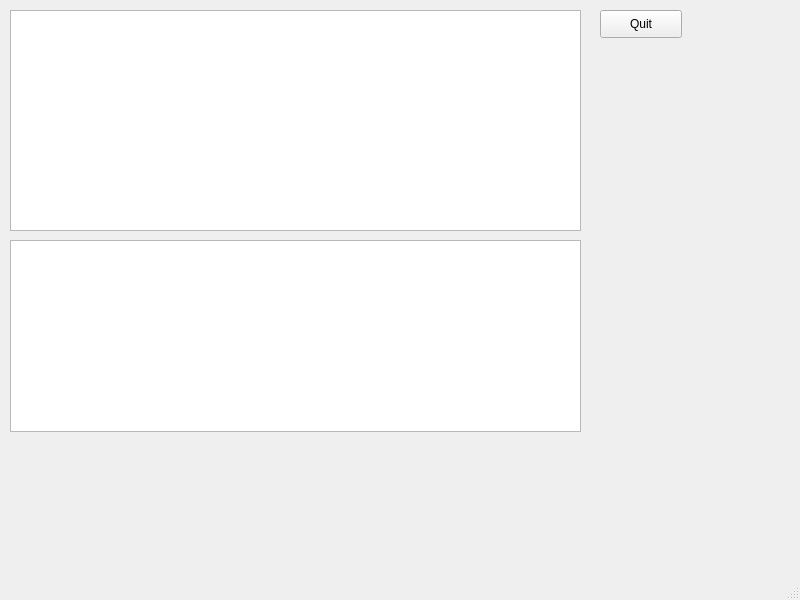
<?xml version="1.0" encoding="UTF-8"?>
<ui version="4.0">
 <class>MainWindow</class>
 <widget class="QMainWindow" name="MainWindow">
  <property name="geometry">
   <rect>
    <x>0</x>
    <y>0</y>
    <width>800</width>
    <height>600</height>
   </rect>
  </property>
  <property name="windowTitle">
   <string>MainWindow</string>
  </property>
  <widget class="QWidget" name="centralwidget">
   <widget class="QPushButton" name="quit">
    <property name="geometry">
     <rect>
      <x>600</x>
      <y>10</y>
      <width>82</width>
      <height>28</height>
     </rect>
    </property>
    <property name="text">
     <string>Quit</string>
    </property>
   </widget>
   <widget class="QListWidget" name="listWidget">
    <property name="geometry">
     <rect>
      <x>10</x>
      <y>10</y>
      <width>571</width>
      <height>221</height>
     </rect>
    </property>
   </widget>
   <widget class="QColumnView" name="columnView">
    <property name="geometry">
     <rect>
      <x>10</x>
      <y>240</y>
      <width>571</width>
      <height>192</height>
     </rect>
    </property>
   </widget>
  </widget>
  <widget class="QStatusBar" name="statusbar"/>
 </widget>
 <resources/>
 <connections/>
</ui>
